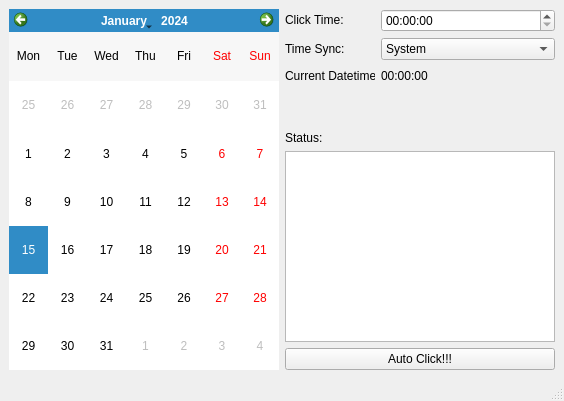
<?xml version="1.0" encoding="UTF-8"?>
<ui version="4.0">
 <class>MainWindow</class>
 <widget class="QMainWindow" name="MainWindow">
  <property name="geometry">
   <rect>
    <x>0</x>
    <y>0</y>
    <width>564</width>
    <height>401</height>
   </rect>
  </property>
  <property name="windowTitle">
   <string>Auto Clicker</string>
  </property>
  <property name="windowIcon">
   <iconset resource="resource/resource.qrc">
    <normaloff>:/icon/click.png</normaloff>:/icon/click.png</iconset>
  </property>
  <widget class="QWidget" name="centralwidget">
   <layout class="QHBoxLayout" name="horizontalLayout_5">
    <item>
     <widget class="QCalendarWidget" name="calendarWidget">
      <property name="gridVisible">
       <bool>false</bool>
      </property>
      <property name="verticalHeaderFormat">
       <enum>QCalendarWidget::NoVerticalHeader</enum>
      </property>
      <property name="navigationBarVisible">
       <bool>true</bool>
      </property>
     </widget>
    </item>
    <item>
     <layout class="QVBoxLayout" name="verticalLayout">
      <item>
       <layout class="QHBoxLayout" name="horizontalLayout_2">
        <item>
         <widget class="QLabel" name="label">
          <property name="minimumSize">
           <size>
            <width>90</width>
            <height>20</height>
           </size>
          </property>
          <property name="maximumSize">
           <size>
            <width>90</width>
            <height>20</height>
           </size>
          </property>
          <property name="text">
           <string>Click Time:</string>
          </property>
         </widget>
        </item>
        <item>
         <widget class="QTimeEdit" name="timeEdit">
          <property name="displayFormat">
           <string>hh:mm:ss</string>
          </property>
         </widget>
        </item>
       </layout>
      </item>
      <item>
       <layout class="QHBoxLayout" name="horizontalLayout_3">
        <item>
         <widget class="QLabel" name="label_3">
          <property name="minimumSize">
           <size>
            <width>90</width>
            <height>20</height>
           </size>
          </property>
          <property name="maximumSize">
           <size>
            <width>90</width>
            <height>16777215</height>
           </size>
          </property>
          <property name="text">
           <string>Time Sync:</string>
          </property>
         </widget>
        </item>
        <item>
         <widget class="QComboBox" name="comboBoxSync">
          <item>
           <property name="text">
            <string>System</string>
           </property>
          </item>
          <item>
           <property name="text">
            <string>Hong Kong Observatory</string>
           </property>
          </item>
         </widget>
        </item>
       </layout>
      </item>
      <item>
       <layout class="QHBoxLayout" name="horizontalLayout_4">
        <item>
         <widget class="QLabel" name="label_6">
          <property name="minimumSize">
           <size>
            <width>70</width>
            <height>20</height>
           </size>
          </property>
          <property name="maximumSize">
           <size>
            <width>90</width>
            <height>20</height>
           </size>
          </property>
          <property name="text">
           <string>Current Datetime:</string>
          </property>
         </widget>
        </item>
        <item>
         <widget class="QLabel" name="labelCurrentTime">
          <property name="minimumSize">
           <size>
            <width>0</width>
            <height>0</height>
           </size>
          </property>
          <property name="maximumSize">
           <size>
            <width>16777215</width>
            <height>16777215</height>
           </size>
          </property>
          <property name="text">
           <string>00:00:00</string>
          </property>
         </widget>
        </item>
       </layout>
      </item>
      <item>
       <spacer name="verticalSpacer">
        <property name="orientation">
         <enum>Qt::Vertical</enum>
        </property>
        <property name="sizeHint" stdset="0">
         <size>
          <width>20</width>
          <height>40</height>
         </size>
        </property>
       </spacer>
      </item>
      <item>
       <widget class="QLabel" name="label_4">
        <property name="minimumSize">
         <size>
          <width>70</width>
          <height>0</height>
         </size>
        </property>
        <property name="maximumSize">
         <size>
          <width>70</width>
          <height>16777215</height>
         </size>
        </property>
        <property name="text">
         <string>Status:</string>
        </property>
       </widget>
      </item>
      <item>
       <widget class="QPlainTextEdit" name="plainTextEdit">
        <property name="readOnly">
         <bool>true</bool>
        </property>
       </widget>
      </item>
      <item>
       <widget class="QPushButton" name="pushButtonClick">
        <property name="text">
         <string>Auto Click!!!</string>
        </property>
       </widget>
      </item>
     </layout>
    </item>
   </layout>
  </widget>
  <widget class="QMenuBar" name="menubar">
   <property name="geometry">
    <rect>
     <x>0</x>
     <y>0</y>
     <width>564</width>
     <height>21</height>
    </rect>
   </property>
  </widget>
  <widget class="QStatusBar" name="statusbar"/>
 </widget>
 <resources>
  <include location="resource/resource.qrc"/>
 </resources>
 <connections/>
</ui>
